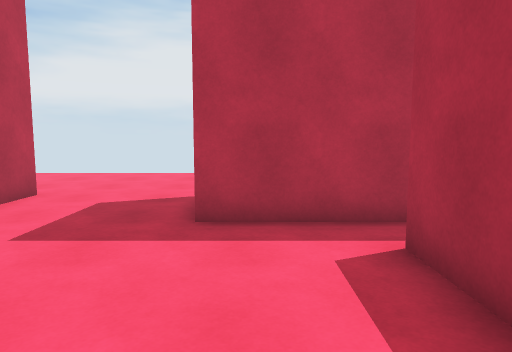
view 1 (above)

21 first-person views from a walk through a Unity game level. The camera is 1.4 m above the floor, tilts 6° down and sees 70° across. The floor is counted in squares, 1 m on a side. Each view is taken from the middle of a square. On the plan, view 1 faces up. The plan holds only what a view shows up to about 16 squares ahead; the rest is blank. The place goes on beyond the plan.

view 2
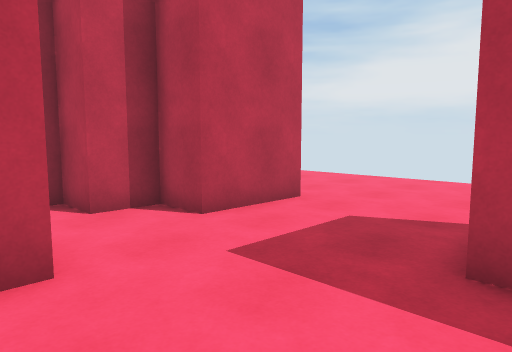

view 3
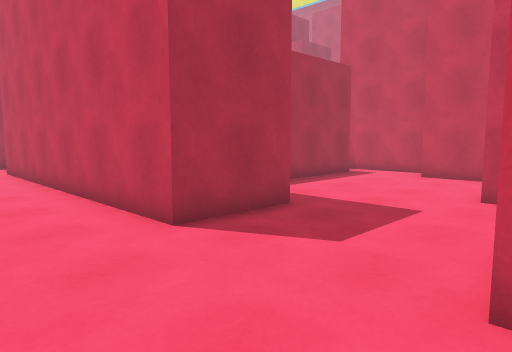

view 4
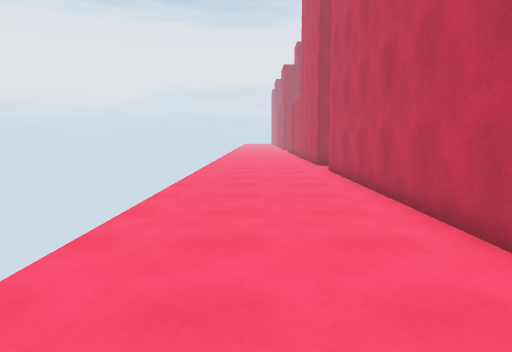

view 5
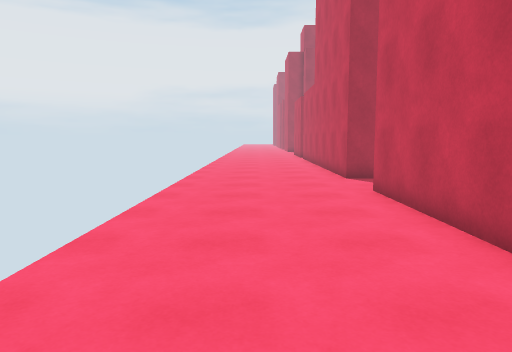

view 6
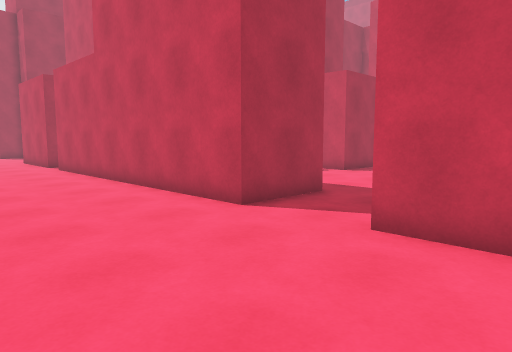

view 7
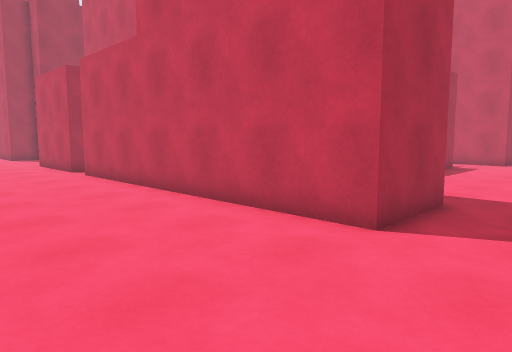

view 8
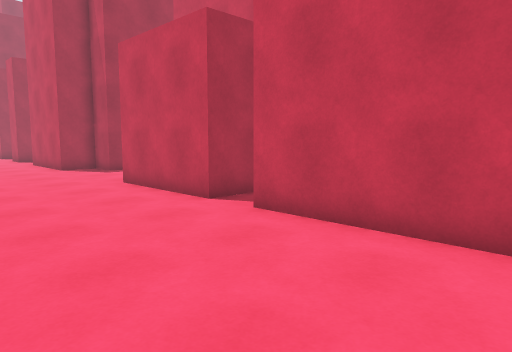

view 9
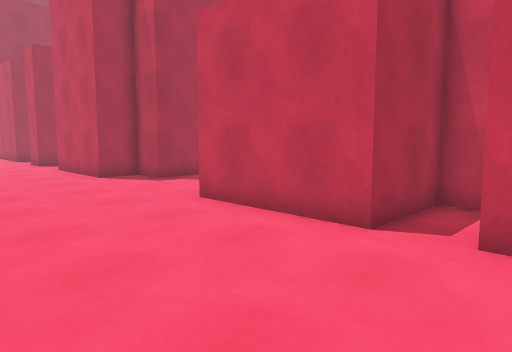

view 10
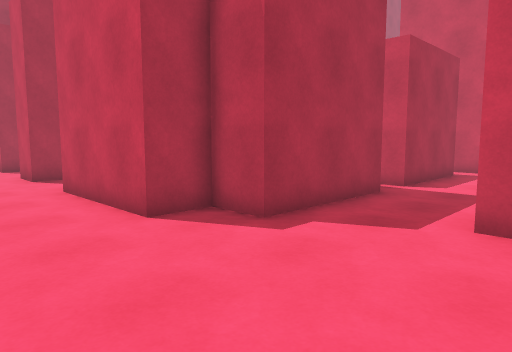

view 11
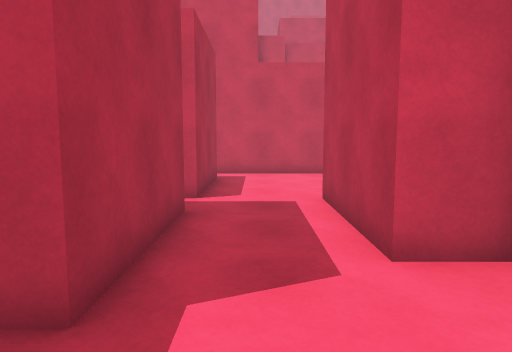

view 12
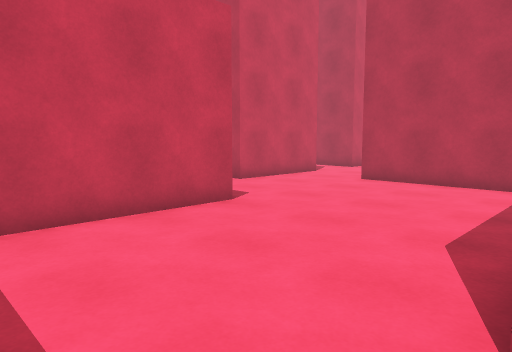

view 13
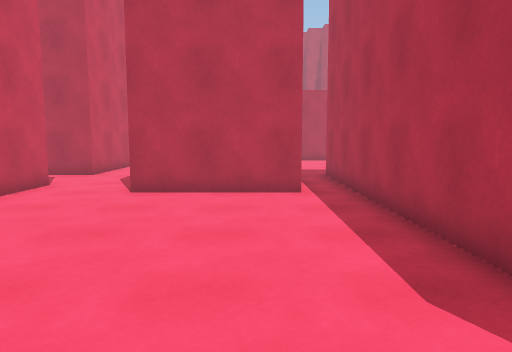

view 14
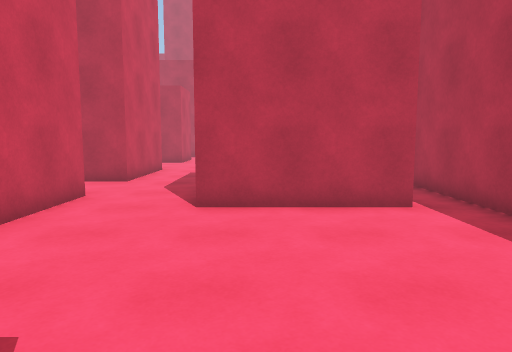

view 15
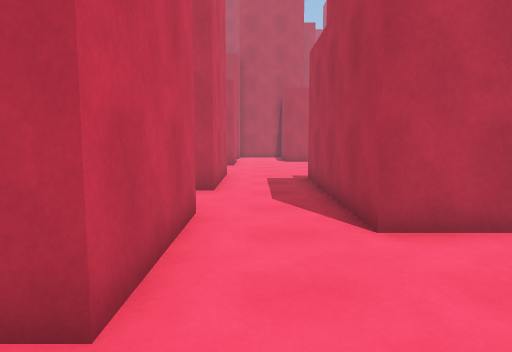

view 16
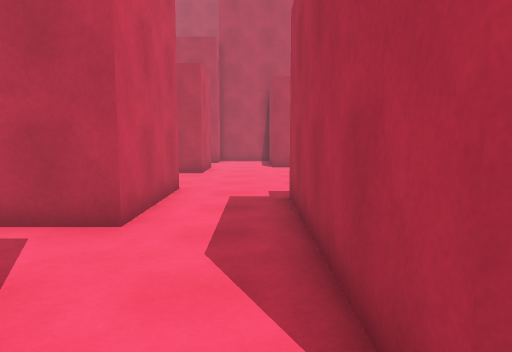

view 17
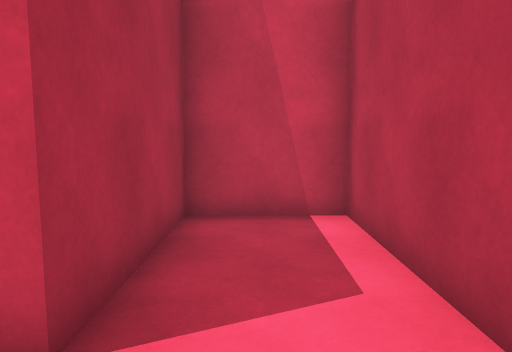

view 18
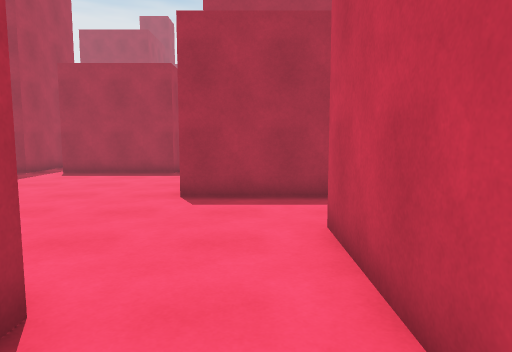

view 19
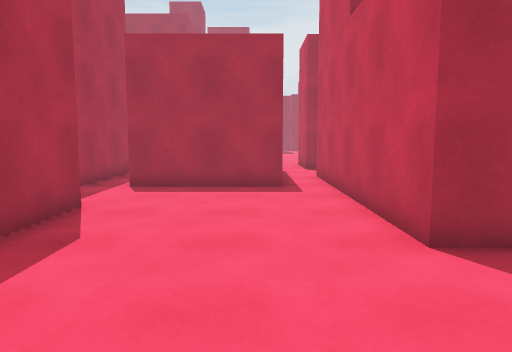

view 20
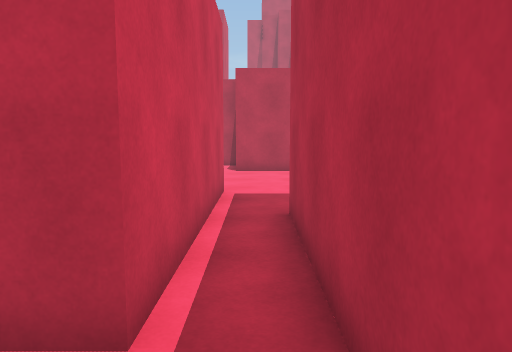

view 21
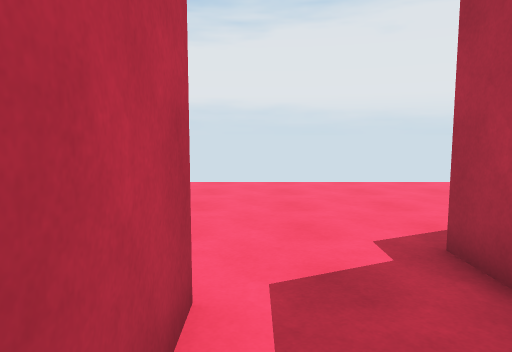

### Floor plan
Points are (right, up) in squares from view 1. A wall is a line through its corners. A room is listed if a view was taken in it or the views show most of it. See-through windows are left out.
Room 1 (views 1, 2, 3, 4, 5, 6, 7, 8, 9, 10, 11)
walls: (13.5, 8.9) (25.2, 8.9); (2.6, 6) (-1, 6) (-1, 8.9) (10.8, 8.9); (25.8, 6) (26.6, 6) (26.6, 8.9) (31, 8.9); (1.9, -1.4) (1.9, 4.6); (-5.4, 9) (-5.4, 6) (-6.8, 6) (-6.8, 4.5) (-8.4, 4.5); (-3.9, 3.1) (-3.9, 2.6); (31, 6) (32.5, 6); (-0.5, -2.8) (2, -2.8); (-3, -1.3) (-1, -1.3); (35.4, 7.4) (36.8, 7.4) (36.8, 8.9) (39.5, 8.9)
ways out: opening at (33.5, 6.5) to room 2; opening at (12.5, 9.5)
Room 2 (views 12, 13, 14, 15, 16, 17, 18, 19, 20, 21)
walls: (29.5, -6.6) (29.5, -4.2) (36.9, -4.2); (35.4, -2.8) (35.4, 1.6) (36.1, 1.6); (18.6, 0.2) (23.7, 0.2) (23.7, -4.2) (16.4, -4.2); (32.5, 6) (32.5, 1.6) (19.2, 1.6); (14.9, -7.1) (19.4, -7.1) (19.4, -11.5) (22.3, -11.5) (22.3, -7.1) (26.6, -7.1); (39.5, 3.1) (35.4, 3.1) (35.4, 7.4)
ways out: opening at (33.5, 6.5) to room 1; opening at (15.5, -5.5); opening at (18, 1); opening at (28.5, -7.5)

Positions as (right, up) in squares from view 1, and headings:
1: (0, 0), facing up
2: (0, 2), facing up-left
3: (-6, 12), facing down-right
4: (-5, 12), facing right
5: (1, 12), facing right
6: (8, 14), facing down-right
7: (11, 14), facing down-right
8: (20, 14), facing down-right
9: (24, 14), facing down-right
10: (31, 12), facing down-right
11: (34, 10), facing down
12: (35, 2), facing down-left
13: (33, -1), facing left
14: (31, -3), facing left
15: (29, -6), facing left
16: (25, -5), facing left
17: (21, -5), facing down
18: (21, -6), facing right
19: (25, -2), facing right
20: (26, 1), facing left
21: (33, 3), facing up
